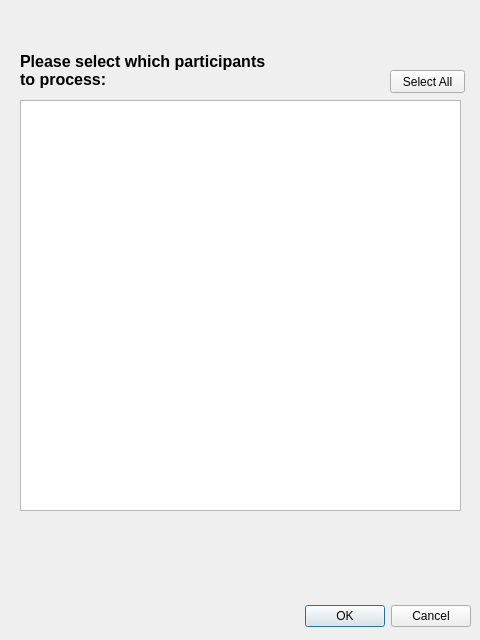
<?xml version="1.0" encoding="UTF-8"?>
<ui version="4.0">
 <class>DialogBatchProcess</class>
 <widget class="QDialog" name="DialogBatchProcess">
  <property name="geometry">
   <rect>
    <x>0</x>
    <y>0</y>
    <width>480</width>
    <height>640</height>
   </rect>
  </property>
  <property name="windowTitle">
   <string>Dialog</string>
  </property>
  <widget class="QDialogButtonBox" name="buttonBox">
   <property name="geometry">
    <rect>
     <x>10</x>
     <y>600</y>
     <width>461</width>
     <height>32</height>
    </rect>
   </property>
   <property name="orientation">
    <enum>Qt::Horizontal</enum>
   </property>
   <property name="standardButtons">
    <set>QDialogButtonBox::Cancel|QDialogButtonBox::Ok</set>
   </property>
  </widget>
  <widget class="QTableView" name="tableBatch">
   <property name="geometry">
    <rect>
     <x>20</x>
     <y>100</y>
     <width>441</width>
     <height>411</height>
    </rect>
   </property>
   <property name="selectionMode">
    <enum>QAbstractItemView::MultiSelection</enum>
   </property>
   <property name="selectionBehavior">
    <enum>QAbstractItemView::SelectRows</enum>
   </property>
  </widget>
  <widget class="QPushButton" name="bSelectAll">
   <property name="geometry">
    <rect>
     <x>390</x>
     <y>70</y>
     <width>75</width>
     <height>23</height>
    </rect>
   </property>
   <property name="text">
    <string>Select All</string>
   </property>
  </widget>
  <widget class="QLabel" name="lSelect">
   <property name="geometry">
    <rect>
     <x>20</x>
     <y>50</y>
     <width>251</width>
     <height>41</height>
    </rect>
   </property>
   <property name="font">
    <font>
     <pointsize>12</pointsize>
     <weight>75</weight>
     <bold>true</bold>
    </font>
   </property>
   <property name="text">
    <string>Please select which participants to process:</string>
   </property>
   <property name="wordWrap">
    <bool>true</bool>
   </property>
  </widget>
 </widget>
 <resources/>
 <connections>
  <connection>
   <sender>buttonBox</sender>
   <signal>accepted()</signal>
   <receiver>DialogBatchProcess</receiver>
   <slot>accept()</slot>
   <hints>
    <hint type="sourcelabel">
     <x>248</x>
     <y>254</y>
    </hint>
    <hint type="destinationlabel">
     <x>157</x>
     <y>274</y>
    </hint>
   </hints>
  </connection>
  <connection>
   <sender>buttonBox</sender>
   <signal>rejected()</signal>
   <receiver>DialogBatchProcess</receiver>
   <slot>reject()</slot>
   <hints>
    <hint type="sourcelabel">
     <x>316</x>
     <y>260</y>
    </hint>
    <hint type="destinationlabel">
     <x>286</x>
     <y>274</y>
    </hint>
   </hints>
  </connection>
 </connections>
</ui>
